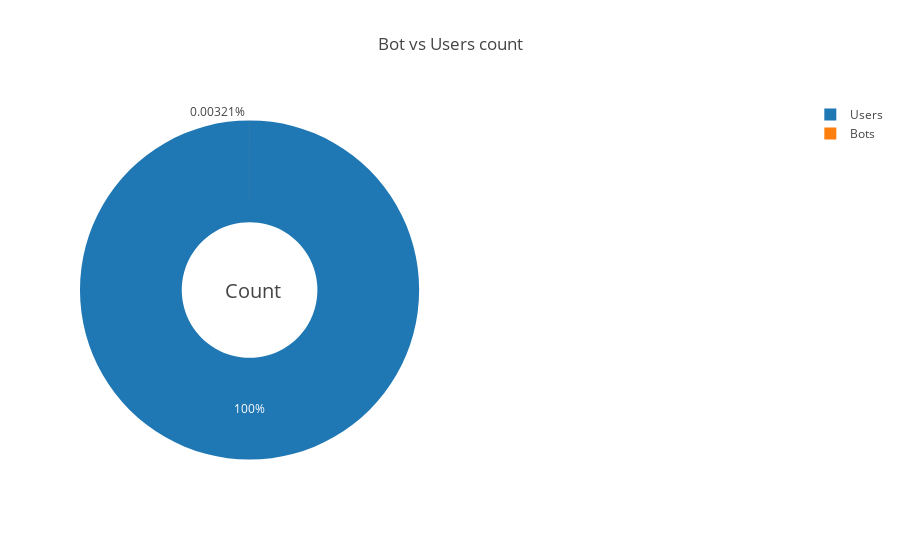

This figure's notebook cell:
### Code cell
fig = {
  "data": [
    {
      "values": [bot_count, user_count],
      "labels": [
        "Bots",
        "Users"
      ],
      "domain": {"column": 0},
      "name": "Bot vs Users count",
      "hoverinfo":"label+percent+name",
      "hole": .4,
      "type": "pie"
    }],
  "layout": {
        "title":"Bot vs Users count",
        "grid": {"rows": 1, "columns": 2},
        "annotations": [
            {
                "font": {
                    "size": 20
                },
                "showarrow": False,
                "text": "Count",
                "x": 0.20,
                "y": 0.5
            }
        ]
    }
}
plotly.offline.iplot(fig, filename='donut')

### Figure 1 — Plotly figure (JSON) as saved in the notebook; plotly's stock layout.template omitted (floating-point values rounded to 4 significant figures)
{"data": [{"domain": {"column": 0}, "hole": 0.4, "hoverinfo": "label+percent+name", "labels": ["Bots", "Users"], "name": "Bot vs Users count", "type": "pie", "uid": "5491f33d-4121-452a-9f6a-58227e12485d", "values": [7, 217998]}], "layout": {"annotations": [{"font": {"size": 20}, "showarrow": false, "text": "Count", "x": 0.2, "y": 0.5}], "grid": {"columns": 2, "rows": 1}, "title": {"text": "Bot vs Users count"}}}
